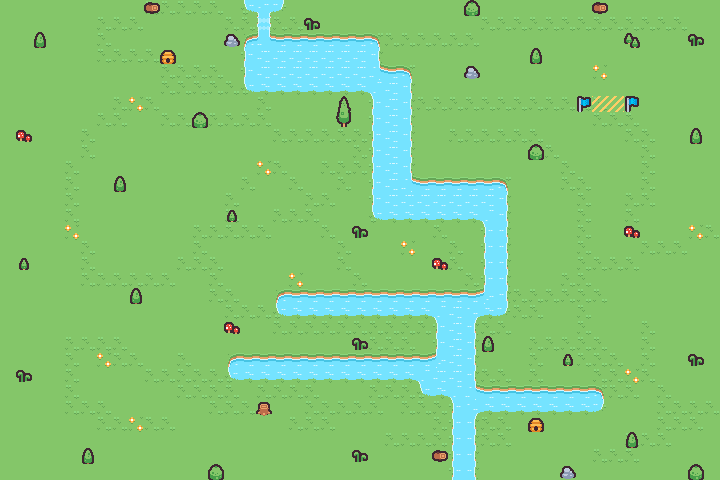

Below is a game level as drawn by its tile map, then a one-line description and the .tmx that defines it (tile-layer data replaced by summaries):
An orthogonal 45x30 tile map with 16x16 px tiles, 4 tile layers (Ground, Obstacles, Water, Goal) and 18 objects (6x letter, 6x hovercraft, 5x bomb, spawn).

<map version="1.10" tiledversion="1.10.2" orientation="orthogonal" renderorder="right-down" width="45" height="30" tilewidth="16" tileheight="16" infinite="0" nextlayerid="8" nextobjectid="19">
 <tileset firstgid="1" name="sprites" tilewidth="16" tileheight="16" tilecount="275" columns="25">
  <image source="sprites.png" trans="ff00ff" width="400" height="176" />
 </tileset>
 <layer id="1" name="Ground" width="45" height="30">
  <data>[1350 cells, 1350 non-empty, 3 distinct tile ids]</data>
 </layer>
 <layer id="2" name="Obstacles" width="45" height="30">
  <data>[1350 cells, 39 non-empty, 12 distinct tile ids]</data>
 </layer>
 <layer id="3" name="Water" width="45" height="30">
  <data>[1350 cells, 192 non-empty, 16 distinct tile ids]</data>
 </layer>
 <layer id="4" name="Goal" width="45" height="30">
  <data>[1350 cells, 4 non-empty, 3 distinct tile ids]</data>
 </layer>
 <objectgroup id="5" name="Letter Layer">
  <object id="1" name="Letter B" type="letter" gid="47" x="400" y="352" width="16" height="16" />
  <object id="2" name="Letter R" type="letter" gid="123" x="16" y="448" width="16" height="16" />
  <object id="3" name="Letter A" type="letter" gid="46" x="448" y="256" width="16" height="16" />
  <object id="4" name="Letter N" type="letter" gid="99" x="64" y="48" width="16" height="16" />
  <object id="5" name="Letter C" type="letter" gid="48" x="400" y="464" width="16" height="16" />
  <object id="6" name="Letter H" type="letter" gid="73" x="96" y="240" width="16" height="16" />
 </objectgroup>
 <objectgroup id="7" name="Enemy Layer">
  <object id="8" name="Bomb" type="bomb" gid="5" x="48" y="80" width="16" height="16" />
  <object id="9" name="Bomb" type="bomb" gid="5" x="64" y="432" width="16" height="16" />
  <object id="10" name="Bomb" type="bomb" gid="5" x="320" y="416" width="16" height="16" />
  <object id="11" name="Hovercraft" type="hovercraft" gid="165" x="128" y="112" width="16" height="16" />
  <object id="12" name="Hovercraft" type="hovercraft" gid="165" x="640" y="336" width="16" height="16" />
  <object id="13" name="Hovercraft" type="hovercraft" gid="165" x="160" y="256" width="16" height="16" />
  <object id="14" name="Hovercraft" type="hovercraft" gid="165" x="608" y="192" width="16" height="16" />
  <object id="15" name="Hovercraft" type="hovercraft" gid="165" x="464" y="144" width="16" height="16" />
  <object id="16" name="Hovercraft" type="hovercraft" gid="165" x="352" y="272" width="16" height="16" />
  <object id="17" name="Bomb" type="bomb" gid="5" x="272" y="336" width="16" height="16" />
  <object id="18" name="Bomb" type="bomb" gid="5" x="32" y="304" width="16" height="16" />
 </objectgroup>
 <objectgroup id="6" name="Player">
  <object id="7" name="Spawn" type="spawn" x="304" y="448">
   <point />
  </object>
 </objectgroup>
</map>